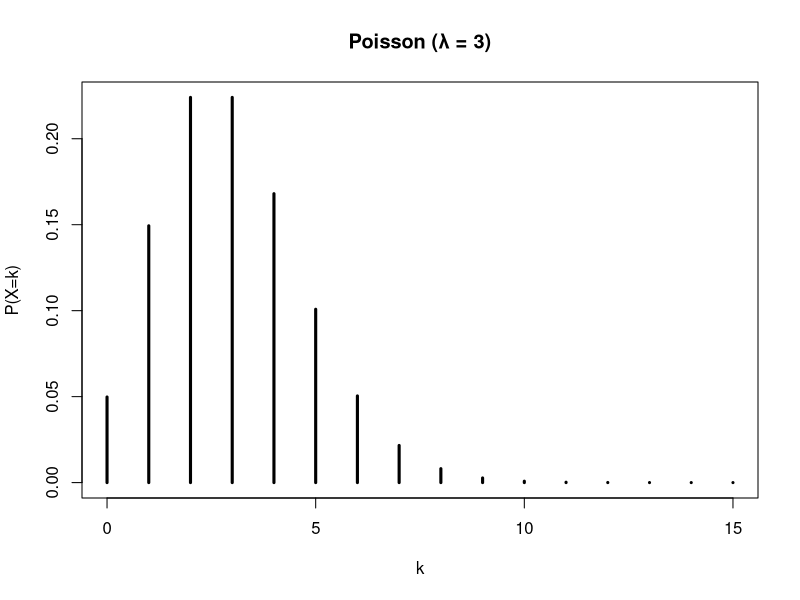
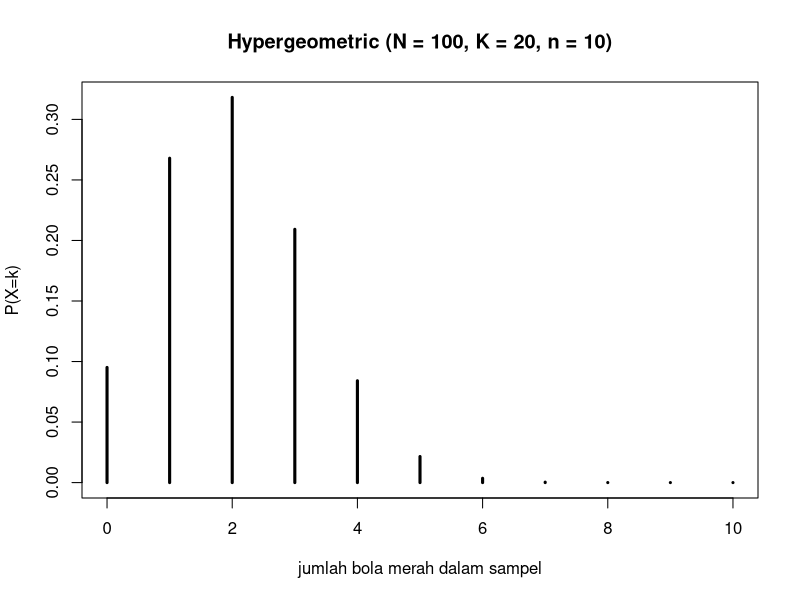
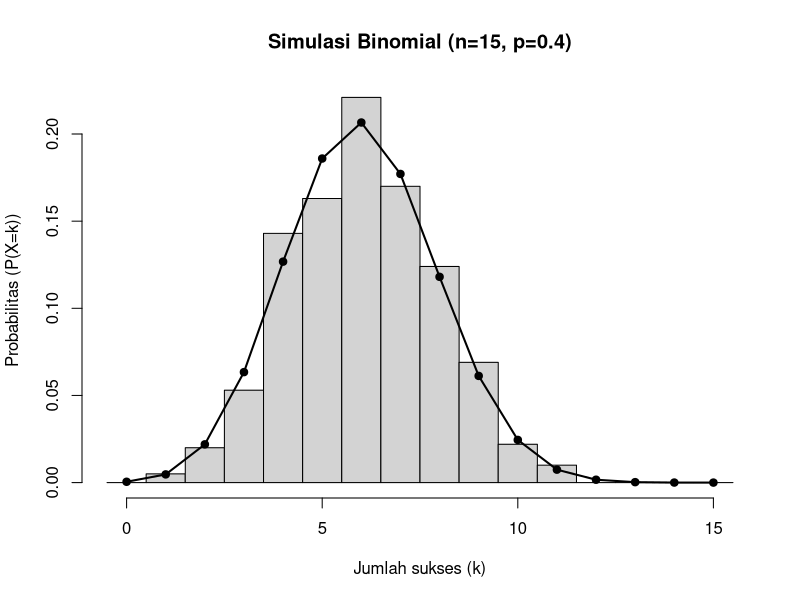

The R script that drew these images, in order:
## TUGAS PERTEMUAN 4 : SEBARAN DISKRIT ##
# Nama : Masda Ayu Nugrahawati
# NIM : 3338250005


#1. Sebaran Poisson 
lambda <- 3

#P(X≥5)
peluang <- 1 - ppois(4, lambda)
peluang

#PMF dan Grafik
x_pois <- 0:15
pmf_pois <- dpois(x_pois, lambda)
plot(x_pois, pmf_pois, type = "h", lwd = 3,
     main = "Poisson (λ = 3)",
     xlab = "k",
     ylab = "P(X=k)")


#2. Sebaran Hipergeometrik
N <- 100 #ukuran populasi
K <- 20 #jumlah bola merah
n_hyper <- 10 #sampel

#Domain k (nilai yang mungkin terjadi)
k_hyper <- seq(from = max(0, n_hyper + K - N),
         to = min(n_hyper, K))
k_hyper

#PMF
pmf_hyper <- dhyper(k_hyper, m = K, n = N - K, k = n_hyper)

data.frame(jumlah_merah = k_hyper, peluang = pmf_hyper)

#Plot PMF
plot(k_hyper, pmf_hyper, type = "h", lwd = 3,
     main = paste0("Hypergeometric (N = ", N,
                   ", K = ", K, ", n = ", n_hyper, ")"),
     xlab = "jumlah bola merah dalam sampel",
     ylab = "P(X=k)")


#3. Sebaran Binomial
n_binom <- 15
p_binm <- 0.4
x_binom <- 0:n_binom

#Simulasi 1000 percobaan
set.seed(2025)
samp <- rbinom(1000, size=n_binom, prob=p_binm)

#Hasil simulasi
head(samp, n = 10)

#Histogram hasil simulasi
hist(samp,
     breaks=seq(-0.5, n_binom+0.5, by=1),
     probability=TRUE,
     main="Simulasi Binomial (n=15, p=0.4)",
     xlab="Jumlah sukses (k)",
     ylab="Probabilitas (P(X=k))")

#Tambah PMF teoretis
pmf_binom <- dbinom(x_binom, size=n_binom, prob=p_binm)
points(x_binom, pmf_binom, pch = 19)
lines(x_binom, pmf_binom, lwd = 2)
